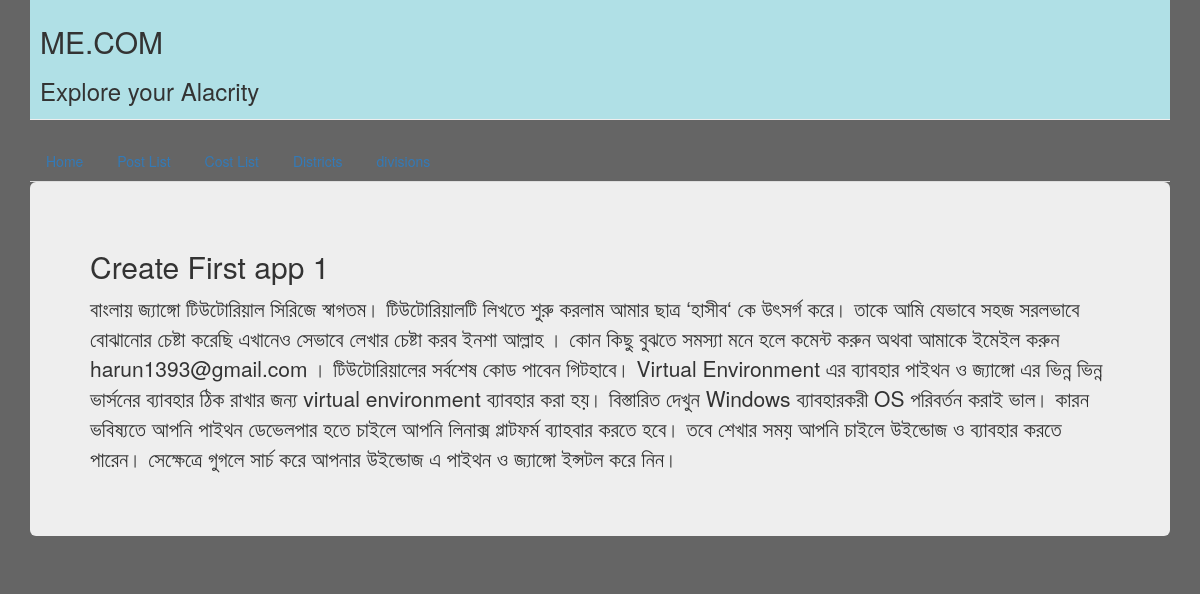
/blog/single-post/5/, run on the app's committed database.
### blog_post/models.py (models this page shows)
class post(models.Model):
	title=models.CharField(max_length=200)
	description=models.TextField()
	def __str__(self):
		return self.title

### blog_post/views.py (the view)
# urls.py: path('single-post/<post_id>/',views.single_post, name= 'single-post')
def single_post(request, post_id):
	Post=post.objects.get(pk=post_id)
	print(Post)
	return render(request,'blog/single_post.html',{'Post':Post})

### blog_post/templates/blog/single_post.html
{% extends 'blog/base.html'%}
	{%block content%}
		<h2>{{ Post.title }}</h2>
		<p>{{ Post.description }}</p>
	{%endblock%}

### blog_post/templates/blog/base.html (shortened to what this page needs)
{% load static %}
<html>
	<head>
		<link href="{%static 'css/bootstrap.min.css'%}" rel="stylesheet">
		<link rel="stylesheet" href="{%static 'style.css'%}">
	</head>
		<body class="Body">
		<div class="container">
			<div class="page-header page-header-custom">
				<h2> ME.COM</h2>
				<h3> Explore your Alacrity </h3>
			</div>
		<div>
			<ul class="nav nav-tabs">
				<li><a href="{%url 'home'%}"> Home </a></li>
				<li><a href="{%url 'post-list'%}"> Post List </a></li>
				<li><a href="{%url 'cost-list'%}"> Cost List </a></li>
				<li><a href="{%url 'districts'%}"> Districts </a></li>
				<li><a href="{%url 'divisions'%}"> divisions </a></li>
			</ul>
		</div>
			<div class="jumbotron">
					{% block content %}
					{% endblock %}
			</div>
		</div>
		</body>
</html>

### static/style.css (style rules this page uses)
.Body { background-color:656565; line-height=24px; }
.page-header-custom { background-color:powderblue; margin-top:0px; padding:5px 5px 5px 10px; }

### data on the page
post: title "Create First app 1", description "বাংলায় জ্যাঙ্গো টিউটোরিয়াল সিরিজে স্বাগতম। টিউটোরিয়ালটি লিখতে শুরু করলাম আমার ছাত্র ‘হাসীব‘ কে উৎসর্গ করে। তাকে আমি যেভাবে সহজ সরলভাবে বোঝানোর চেষ্টা করেছি এখানেও সেভাবে লেখার চেষ্টা করব ইনশা আল্লাহ । কোন কিছু বুঝতে সমস্যা মনে হলে কমেন্ট করুন অথবা আমাকে ইমেইল করুন harun1393@gmail.com । টিউটোরিয়ালের সর্বশেষ কোড পাবেন গিটহাবে। Virtual Environment এর ব্যাবহার পাইথন ও জ্যাঙ্গো এর ভিন্ন ভিন্ন ভার্সনের ব্যাবহার ঠিক রাখার জন্য virtual environment ব্যাবহার করা হয়। বিস্তারিত দেখুন Windows ব্যাবহারকরী OS পরিবর্তন করাই ভাল। কারন ভবিষ্যতে আপনি পাইথন ডেভেলপার হতে চাইলে আপনি লিনাক্স প্লাটফর্ম ব্যাহবার করতে হবে। তবে শেখার সময় আপনি চাইলে উইন্ডোজ ও ব্যাবহার করতে পারেন। সেক্ষেত্রে গুগলে সার্চ করে আপনার…"
